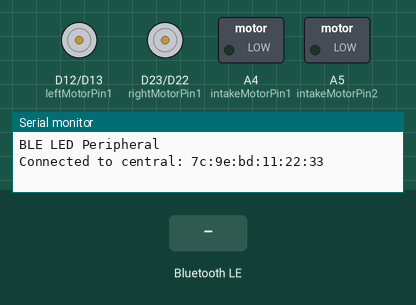
The sketch below on a simulated Arduino Nano 33 IoT. On the bench: motor-driver pin pairs drawn as motors (green arrow = first pin HIGH = forward, orange = second pin HIGH = backward, longer = more drive), switched loads named in the sketch (green lamp = pin HIGH), the last lines printed to the serial monitor. The test bench sets the inputs (shaded band). Nothing arrives over Bluetooth unless stated; a phone connects over Bluetooth LE 3 s after start.

Above: at 3.8 s.
3.9 s: Bluetooth LE write "1" received
At 4.5 s:
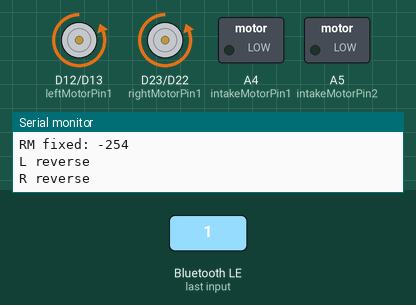
Timing chart, 0 to 6.9 s (numbered marks = the images above; inputs shaded):
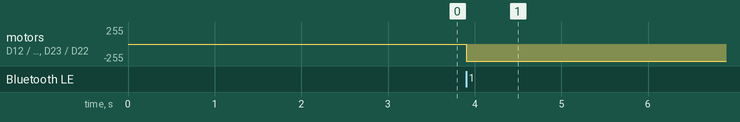

Measured:
- after the input at 3.9 s, motor on D12 (leftMotorPin1) / D13 (leftMotorPin2), motor on D23 (rightMotorPin1) / D22 (rightMotorPin2): stopped → backward 255/255 at once

The sketch:

Teleop.ino
```cpp
/*
  Teleop

  This creates a BLE peripheral with service that contains a
  characteristic to control up to 4 unique motors.

  This is used to control a small RC robot which intakes paintballs from the ground.

  The circuit:
  - Redboard Artemis ATP
  - 2x L293D
  - 4x Drive Motors (slaved in pairs for each side)
  - 1x Intake Motor

  You can connect to the robot by running the included index.html file.

*/

#include <ArduinoBLE.h>

/*
  All UUIDs below are randomly generated.
  Make sure that the UUID below matches the filters set in the bleMotor.js file.
*/
BLEService motorService("2dbb5f2c-da1a-4eed-acf5-eb37a0a1ab08");
BLELongCharacteristic motorCharacteristic("7e86a021-04b9-4168-ae80-863644769296", BLERead | BLEWrite);

/*
  2901 is the default preallocated UUID for "Characteristic User Description"
  This is the only one (from my research) which allows you to set a custom descriptor
  Other preallocated UUIDs can be found at https://www.bluetooth.com/specifications/assigned-numbers/
*/
BLEDescriptor motorDescriptor("2901", "Encoded Motor Control");

// Motor Left
const int leftMotorPin1  = 12;
const int leftMotorPin2  = 13;

// Motor Right
const int rightMotorPin1  = 23;
const int rightMotorPin2  = 22;

// Motor Intake
const int intakeMotorPin1 = 18;
const int intakeMotorPin2 = 19;

void setup() {
  // Motor Setup
  pinMode(leftMotorPin1, OUTPUT);
  pinMode(leftMotorPin2, OUTPUT);

  pinMode(rightMotorPin1, OUTPUT);
  pinMode(rightMotorPin2, OUTPUT);

  pinMode(intakeMotorPin1, OUTPUT);
  pinMode(intakeMotorPin2, OUTPUT);

  // Begins serial output, make sure to set the
  // baud rate to 9600 to see it in serial monitor
  Serial.begin(921600); // 9600
  while (!Serial);

  // begin initialization
  if (!BLE.begin()) {
    Serial.println("starting BLE failed!");

    while (1);
  }

  /*
    Sets advertised local name and service UUID
    These can (and are) used to filter in bleMotor.js
    If you change the name/UUID, make sure to change the filter
  */
  BLE.setLocalName("BasedLED");
  BLE.setAdvertisedService(motorService);

  //
  /*
    Adds the characteristic to the service
    Adds the descriptor to the characteristic
    Then adds the service to the BLE table
  */
  motorService.addCharacteristic(motorCharacteristic);
  motorCharacteristic.addDescriptor(motorDescriptor);
  BLE.addService(motorService);

  // start advertising
  BLE.advertise();

  Serial.println("BLE LED Peripheral");
}

void loop() {
  // listen for BLE peripherals to connect:
  BLEDevice central = BLE.central();

  // if a central is connected to peripheral:
  if (central) {
    Serial.print("Connected to central: ");
    // print the central's MAC address:
    Serial.println(central.address());

    // while the central is still connected to peripheral:
    while (central.connected()) {

      // If the characteristic is written to by another device
      if (motorCharacteristic.written()) {

        // Reads the value and stores it as a long (32 bytes)
        unsigned long encodedValue = motorCharacteristic.value();

        // Bitwise operations to read each 8 byte chunk per motor
        // Discards the first byte, since only need control of 3 motors
        byte LM = encodedValue >> 8;
        byte RM = encodedValue >> 16;
        byte IM = encodedValue >> 24;

        Serial.print("LM fixed: ");
        int LMf = LM;
        int LMff = (LMf - 127)*2;
        Serial.println(LMff);

        Serial.print("RM fixed: ");
        int RMf = RM;
        int RMff = (RMf - 127)*2;
        Serial.println(RMff);


        /*
          How motor control values are encoded
            000 - 127 reverse
            128 - 255 forward

            0 full reverse
            63 half reverse

            128 none

            191 half forward
            255 full forward
          So you should just be able to subtract 128 and get values from -128 to 127
        */

        // passes unshifted values to the functions
        forwardLeftMotor(LMff);
        forwardRightMotor(RMff);
        runIntake(IM);

      }
    }

    // when the central disconnects, print it out:
    Serial.print("Disconnected from central: ");
    Serial.println(central.address());
  }
}

// Runs left motor
void forwardLeftMotor(int speed) {

  if (speed > 0) {
    Serial.println("L forward");
    digitalWrite(leftMotorPin1, HIGH);
    digitalWrite(leftMotorPin2, LOW);
  } else if (speed < 0) {
    int speedr = speed * -1;
    Serial.println("L reverse");
    digitalWrite(leftMotorPin1, LOW);
    digitalWrite(leftMotorPin2, HIGH);
  } else {
    Serial.println("L stop");
    digitalWrite(leftMotorPin1, LOW);
    digitalWrite(leftMotorPin2, LOW);
  }
}

// Runs right motor
void forwardRightMotor(int speed) {

  if (speed > 0) {
    Serial.println("R forward");
    digitalWrite(rightMotorPin1, HIGH);
    digitalWrite(rightMotorPin2, LOW);
  } else if (speed < 0) {
    Serial.println("R reverse");
    int speedr = speed * -1;
    digitalWrite(rightMotorPin1, LOW);
    digitalWrite(rightMotorPin2, HIGH);
  } else {
    Serial.println("R stop");
    digitalWrite(rightMotorPin1, LOW);
    digitalWrite(rightMotorPin2, LOW);
  }
}

// Runs intake motor
void runIntake(byte IM) {
  digitalWrite(intakeMotorPin1, IM);
  digitalWrite(intakeMotorPin2, LOW);
}
```
